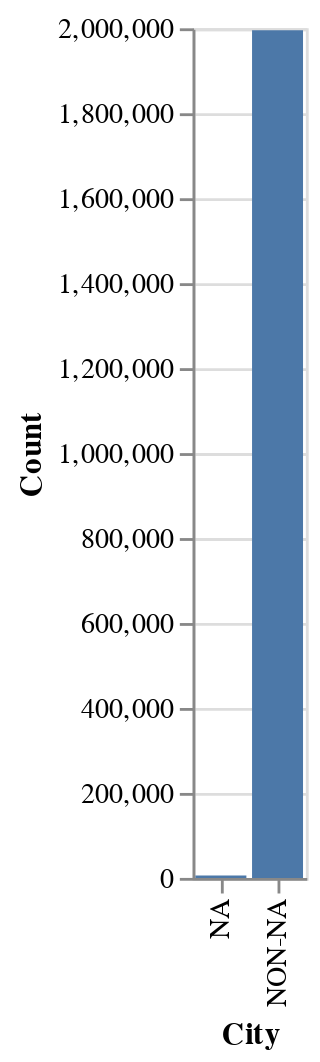

The cell this chart's notebook holds for it:
### Code cell
source = pd.DataFrame({
'City': ['NA', 'NON-NA'],
'Count': [sales_data['city'].isna().sum(),
      len(sales_data) - sales_data['city'].isna().sum()
     ]
    })

alt.Chart(source).mark_bar().encode(
    x = 'City',
    y ='Count'
)

### Figure 1 — Vega-Lite specification as saved in the notebook (floating-point values rounded to 4 significant figures)
{"config": {"view": {"continuousWidth": 400, "continuousHeight": 300}}, "data": {"name": "data-ca6ca8718210c8748d2a3565699866a2"}, "mark": "bar", "encoding": {"x": {"type": "nominal", "field": "City"}, "y": {"type": "quantitative", "field": "Count"}}, "$schema": "https://vega.github.io/schema/vega-lite/v4.0.2.json", "datasets": {"data-ca6ca8718210c8748d2a3565699866a2": [{"City": "NA", "Count": 5713}, {"City": "NON-NA", "Count": 1995521}]}}
